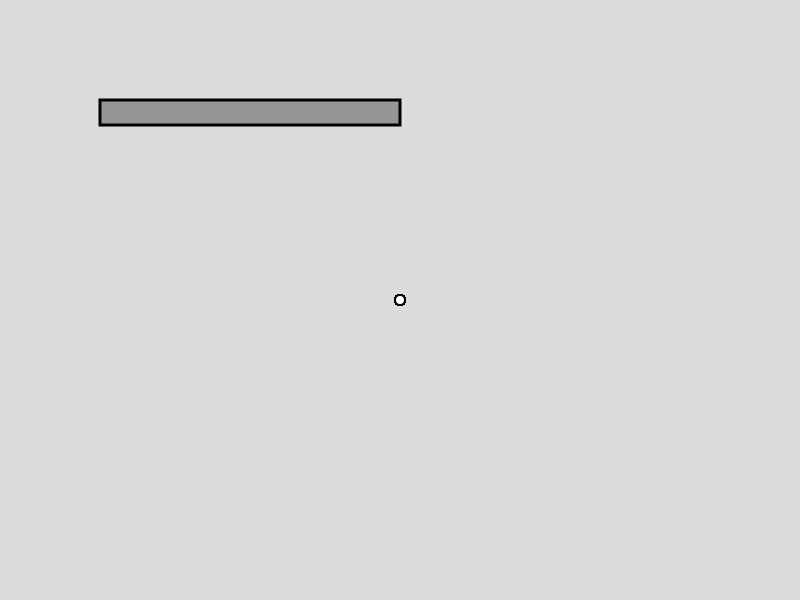
Frame 1 (no input)
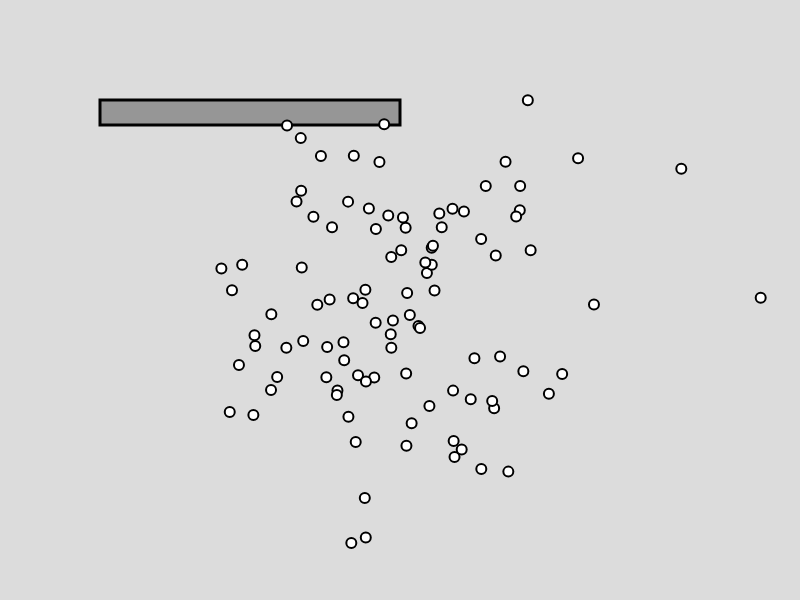
Frame 60 (no input)
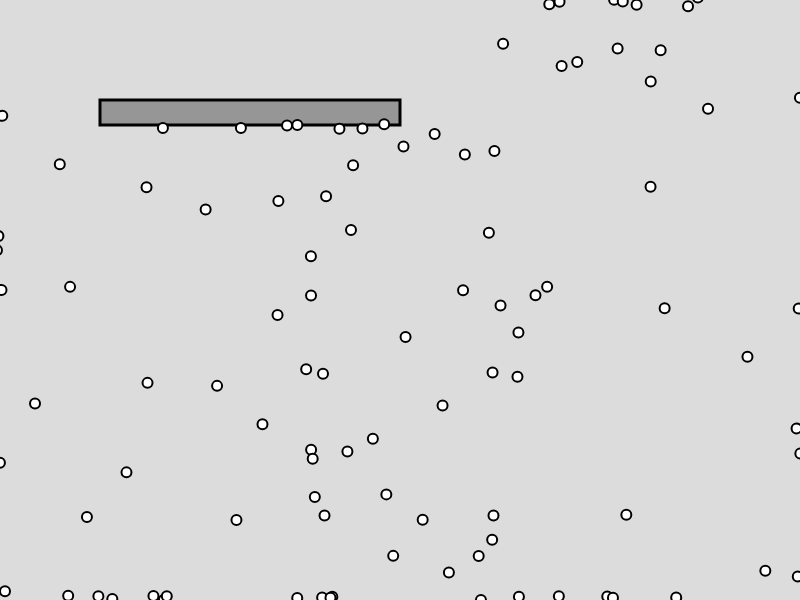
Frame 120 (the mouse pressed at the canvas centre since frame 60)

The p5.js sketch that drew these frames (run headless with seeded random() and noise() and a simulated clock; from frame 60 on, the mouse is pressed at the canvas centre):

// p5.js sketch
// ── sketch.js
const totalSteps = 200;
const mutationRate = 0.2;
const speed = 0.5;
const population = 100;

var particles = [];
var walls = [];

function setup() {
  createCanvas(800, 600);
  for(var i = 0; i < population; i++) {
    append(particles, new Particle(width/2, height/2));
  }
  walls[0] = new Wall(100, 100, 300, 25);
}

function draw() {
  background(220);

  walls.forEach((item, i) => {
    item.display();
  });


  particles.forEach((item, i) => {
    item.display();
    if(item.dead) {
      return 0;
    }
    item.move();
  });

}

// ── particle.js
class Particle {
  constructor(x, y) {
    this.radius = 5
    this.pos = createVector(x, y);
    this.vel = createVector(0, 0);
    this.acc = createVector(speed, 0);
    this.path = [];
    this.step = 0;
    this.dead = false;
    for(var i = 0; i < totalSteps; i++) {
      this.acc = createVector(speed, 0);
      this.acc.rotate(random(0, 2*PI));
      append(this.path, this.acc);
      // this.path[i] = this.acc.rotate(random(0, 2*PI));
    }
  }

  display() {
    fill(255);
    stroke(0);
    strokeWeight(2);
    ellipse(this.pos.x, this.pos.y, this.radius*2, this.radius*2);
  }

  move() {
    this.vel.add(this.path[this.step]);
    this.pos.add(this.vel);
    this.step++;
    if(this.step >= totalSteps) {
      this.dead = true;
    }
    if(this.pos.x < this.radius || this.pos.x > width-this.radius || this.pos.y < this.radius || this.pos.y > height-this.radius) {
      this.dead = true;
    }
    walls.forEach((item, i) => {
      if(item.touching(this.pos, this.radius)) {
        this.dead = true;
      }
    });

  }
}

// ── wall.js
class Wall {
  constructor(x, y, w, h) {
    this.x = x;
    this.y = y;
    this.w = w;
    this.h = h;
  }

 display() {
   rectMode(CORNER);
   fill(150);
   stroke(0);
   strokeWeight(3);
   rect(this.x, this.y, this.w, this.h);
 }

 touching(pos, r) {
   return pos.x - r < this.x + this.w && pos.x + r > this.x && pos.y - r < this.y + this.h && pos.y + r > this.y;
 }
}
